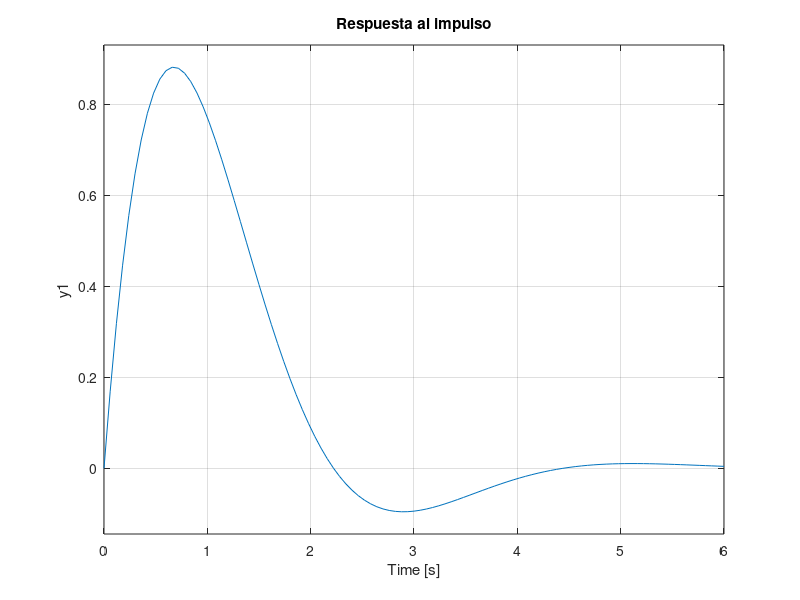
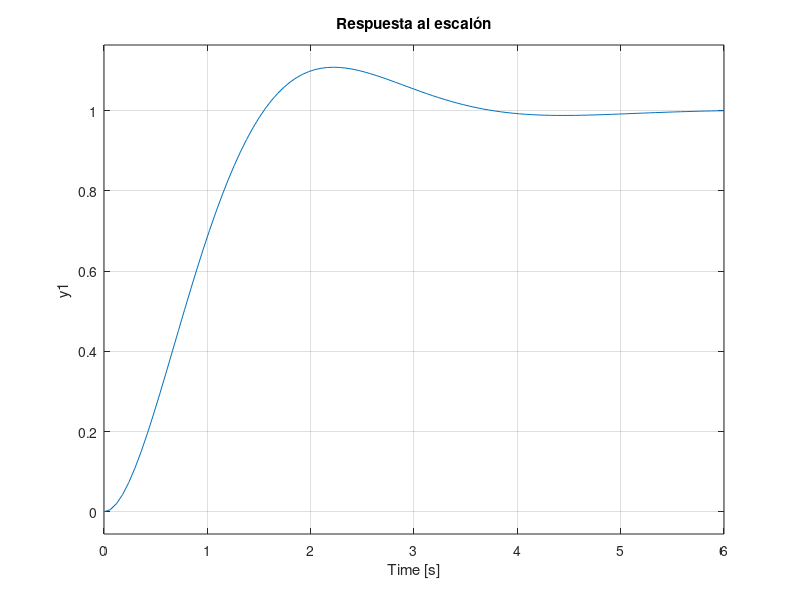
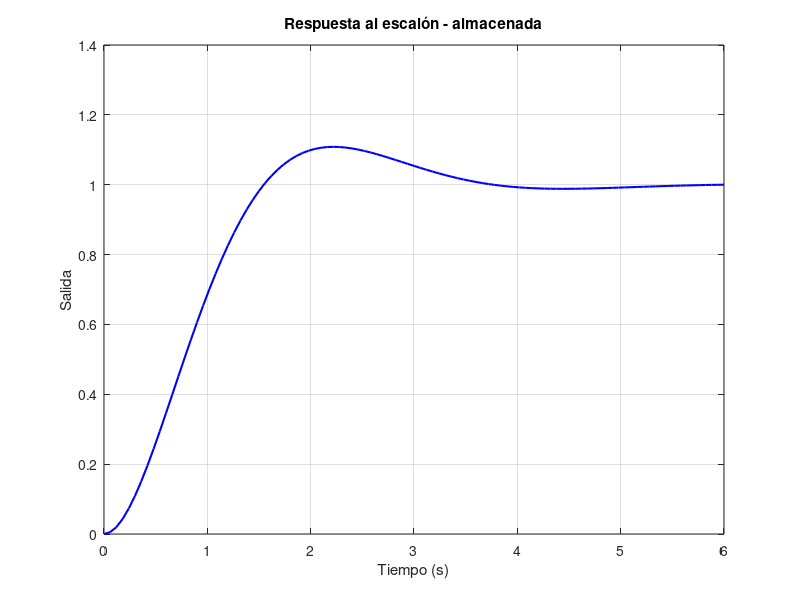

Write MATLAB code to recreate these figures, in order. (Note: this script raises an error after producing the figures.)
% Función de transferencia G(s) = 3 / (s^2 + 2s + 3)
num = [3];
den = [1 2 3];
Gs = tf(num, den); % sistema continuo

% Respuesta al impulso
figure;
impulse(Gs);
title('Respuesta al impulso');
grid on;

% Respuesta al escalón
figure;
step(Gs);
title('Respuesta al escalón');
grid on;

% Respuesta al escalón almacenada
[y_step, t_step] = step(Gs);

% Graficar
figure;
plot(t_step, y_step, 'b', 'LineWidth', 1.5);
xlabel('Tiempo (s)');
ylabel('Salida');
title('Respuesta al escalón - almacenada');
grid on;


delay = 2; % segundos
Gs_delay = tf(num, den, 'InputDelay', delay);


% Impulso con retardo
figure;
impulse(Gs_delay);
title('Respuesta al impulso con retardo');
grid on;

% Escalón con retardo
figure;
step(Gs_delay);
title('Respuesta al escalón con retardo');
grid on;


% Respuesta escalón con delay en vectores
[y_d, t_d] = step(Gs_delay);
[max_val, idx_max] = max(y_d);
t_max = t_d(idx_max);

figure;
plot(t_d, y_d, 'b', 'LineWidth', 1.5);
hold on;
plot(t_max, max_val, 'ro', 'MarkerSize', 8, 'MarkerFaceColor', 'r');
title('Respuesta al escalón con retardo - Valor máximo');
xlabel('Tiempo (s)');
ylabel('Salida');
legend('Respuesta', 'Máximo');
grid on;


% Buscar el primer índice donde la respuesta supera un umbral
umbral = 0.01; % puedes ajustar este valor
idx_inicio = find(y_d > umbral, 1);
tiempo_inicio = t_d(idx_inicio);

fprintf('El sistema comienza a responder a partir de t = %.2f s\n', tiempo_inicio);


t = 0:0.1:30; % tiempo de 0 a 20 segundos
u = zeros(size(t));

% Construcción de una señal arbitraria
u(t >= 10 & t < 20) = 5;
u(t >= 20) = 10;


% Graficar señal
figure;
plot(t, u, 'k', 'LineWidth', 1.5);
xlabel('Tiempo (s)');
ylabel('Entrada u(t)');
title('Señal arbitraria');
grid on;

% Usamos la misma Gs del primer literal
y = lsim(Gs, u, t);

% Graficar la respuesta
figure;
plot(t, y, 'b', 'LineWidth', 1.5);
xlabel('Tiempo (s)');
ylabel('Salida y(t)');
title('Respuesta del sistema a señal arbitraria');
grid on;





t = 0:0.1:40; % tiempo de 0 a 20 segundos
e = zeros(size(t));

% Construcción de una señal arbitraria
e(t >= 10 & t < 20) = 5;


idx = t >= 20 & t < 30;
e(idx) = linspace(15, 25, sum(idx));

e(t >= 30) = 25;

% Graficar señal
figure;
plot(t, e, 'k', 'LineWidth', 1.5);
xlabel('Tiempo (s)');
ylabel('Entrada u(t)');
title('Señal arbitraria');
grid on;

% Usamos la misma Gs del primer literal
y_2 = lsim(Gs, e, t);

% Graficar la respuesta
figure;
plot(t, y_2, 'b', 'LineWidth', 1.5);
xlabel('Tiempo (s)');
ylabel('Salida y(t)');
title('Respuesta del sistema a señal arbitraria');
grid on;





%/////////////////Reto//////////////
t = 0:0.1:50; % tiempo de 0 a 20 segundos
e_2 = zeros(size(t));

% Construcción de una señal arbitraria

e_2(t >= 2 & t < 10) = 10;
e_2(t >= 10 & t < 15) = -5;
e_2(t >= 15 & t < 20) = 15;

idx = t >= 20 & t < 30;
e_2(idx) = linspace(15, 25, sum(idx));
e_2(t >= 30 & t < 40) = linspace(25, 15, sum(idx));
e_2(t >= 40) = 15;

% Graficar señal
figure;
plot(t, e_2, 'k', 'LineWidth', 1.5);
xlabel('Tiempo (s)');
ylabel('Entrada u(t)');
title('Señal arbitraria');
grid on;

% Usamos la misma Gs del primer literal
y_3 = lsim(Gs, e_2, t);

% Graficar la respuesta
figure;
plot(t, y_3, 'b', 'LineWidth', 1.5);
xlabel('Tiempo (s)');
ylabel('Salida y(t)');
title('Respuesta del sistema a señal arbitraria');
grid on;


